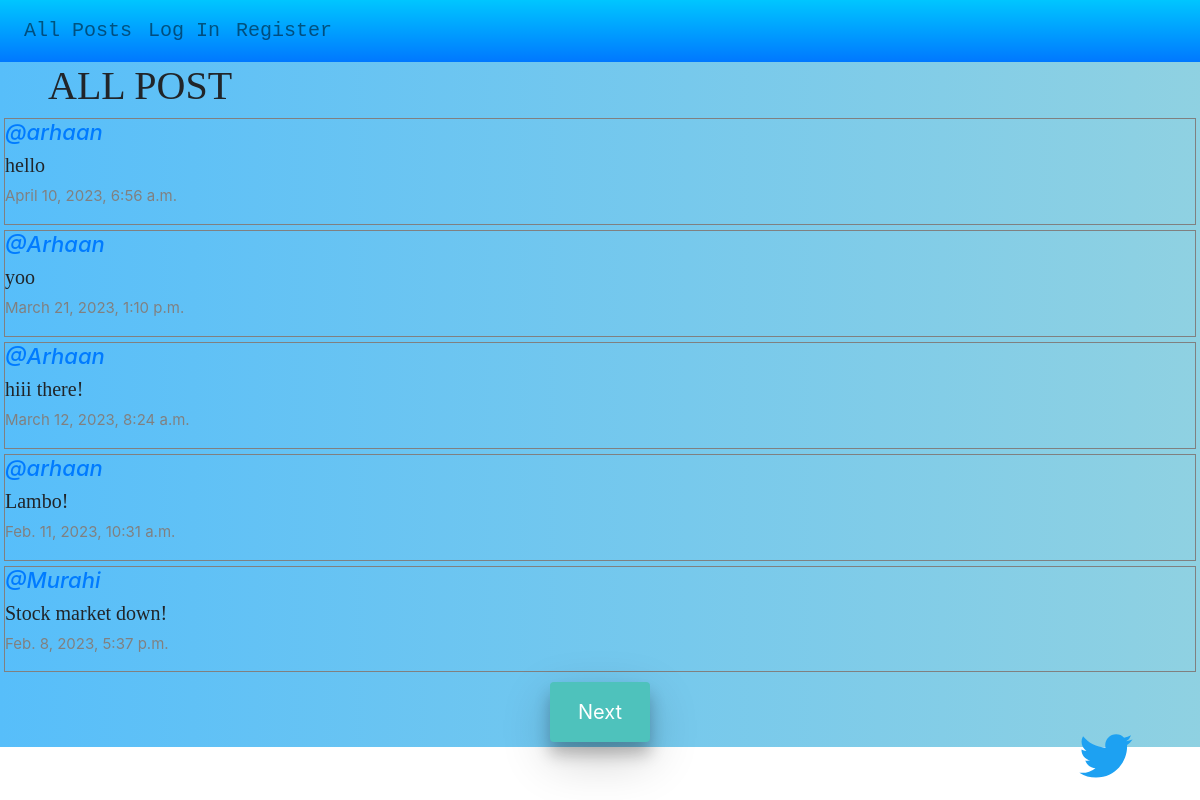
The page / on the database its author committed.
### network/models.py (models this page shows, shortened)
class Post(models.Model):
    content=models.CharField(max_length=140)
    user=models.ForeignKey(User,on_delete=models.CASCADE,related_name='author')
    date=models.DateTimeField(auto_now_add=True)

class User(AbstractUser):
    pass

### network/views.py (the view)
# urls.py: path("", views.index, name="index"),
def index(request):
    allPosts=Post.objects.all().order_by("id").reverse()
    paginator=Paginator(allPosts,5)
    page_number=request.GET.get('page')
    posts_of_the_page=paginator.get_page(page_number)
    allLikes=Like.objects.all()
    whoYouLiked=[]
    try:
        for like in allLikes:
            if like.user.id==request.user.id:
                whoYouLiked.append(like.post.id)
    except:
        whoYouLiked=[]
    return render(request, "network/index.html",{
        "allPosts":allPosts,
        "posts_of_the_page":posts_of_the_page,
        "whoYouLiked":whoYouLiked
    })

### network/templates/network/index.html (shortened to what this page needs)
{% extends "network/layout.html" %}
{% block body %}
    <h1 class="mx-5" style="font-family:fantasy">ALL POST</h1>
        <div class="all-posts">
            {% for post in posts_of_the_page %}
            <div class="row post mx-1">
                <h5 class="username"><a href="{% url 'profile' user_id=post.user.id %}">@{{ post.user }}</a></h5>
                <h6 class="content" style=" font-family: cursive; font-size:20px" id="content_{{ post.id }}">{{ post.content }}</h6>
                <p class="date">{{ post.date }}</p>
                </div>
        {% endfor %}
    </div>
    <nav aria-label="Page navigation example">
        <ul class="pagination d-flex justify-content-center">
            {% if posts_of_the_page.has_next %}
                <li class="page-item"><a id="button" class="button" href="?page={{ posts_of_the_page.next_page_number }}"><span>Next</span></a></li>
            {% endif %}
        </ul>
    </nav>
{% endblock %}

### network/templates/network/layout.html (shortened to what this page needs)
<!DOCTYPE html>
<html lang="en">
    <head>
        <link rel="stylesheet" href="https://stackpath.bootstrapcdn.com/bootstrap/4.4.1/css/bootstrap.min.css">
        <link rel="stylesheet" href="https://cdn.jsdelivr.net/npm/bootstrap@4.0.0/dist/css/bootstrap.min.css">
        <link rel="stylesheet" href="https://cdnjs.cloudflare.com/ajax/libs/font-awesome/4.7.0/css/font-awesome.min.css">
        <a class="twitter" target="_top" href="{%url 'index'%}"></a>
    </head>
    <body>
        <div>
        <nav class="navbar navbar-expand-lg navbar-light bg-light" style="font-family:monospace;font-size:20px; background:linear-gradient(#00C6FF,#0078FF);">
              <ul class="navbar-nav mr-auto">
                <li class="nav-item">
                  <a class="nav-link" href="{% url 'index' %}">All Posts</a>
                </li>
                {% if user.is_authenticated %}
                    <li class="nav-item">
                        <a class="nav-link" href="{% url 'following'%}">Following</a>
                    </li>
                    <li class="nav-item">
                        <a class="nav-link" href="{% url 'logout' %}">Log Out</a>
                    </li>
                {% else %}
                    <li class="nav-item">
                        <a class="nav-link" href="{% url 'login' %}">Log In</a>
                    </li>
                    <li class="nav-item">
                        <a class="nav-link" href="{% url 'register' %}">Register</a>
                    </li>
                {% endif %}
              </ul>
            </div>
        <div class="body">
            {% block body %}
            {% endblock %}
        </div>
    </body>
</html>

### network/templates/network/layout.html (style rules this page uses)
.body { background:linear-gradient(to left, rgba(133, 205, 223, 0.918), rgb(87, 190, 250)); }
body .twitter svg { width: 60px; height: 60px; fill: #1da1f2; }

### network/templates/network/index.html (style rules this page uses)
.post { border: 0.1px solid grey; display:flex; justify-content:center; flex-direction:column; box-sizing:border-box ; margin:5px 20px; }
.content { font-size:15 px; border-color:red; }
.username { font-size:22px; font-style:italic; }
.date { color:grey; font-size:15px; }
.button { box-shadow: 0 12px 16px 0 rgba(0,0,0,0.24), 0 17px 50px 0 rgba(0,0,0,0.19); }
.button { display: inline-block; border-radius: 4px; background-color: #4ec2bc; border: none; color: #FFFFFF; text-align: center; font-size: 20px; padding: 15px; width: 100px; transition: all 0.5s; cursor: pointer; margin: 5px; }
.button span { cursor: pointer; display: inline-block; position: relative; transition: 0.5s; }
.button span:after { content: '\00bb'; position: absolute; opacity: 0; top: 0; right: -20px; transition: 0.5s; }

### rows shown on the page
Post: user "arhaan", content "hello", date "April 10, 2023, 6:56 a.m."
Post: user "Arhaan", content "yoo", date "March 21, 2023, 1:10 p.m."
Post: user "Arhaan", content "hiii there!", date "March 12, 2023, 8:24 a.m."
Post: user "arhaan", content "Lambo!", date "Feb. 11, 2023, 10:31 a.m."
Post: user "Murahi", content "Stock market down!", date "Feb. 8, 2023, 5:37 p.m."
